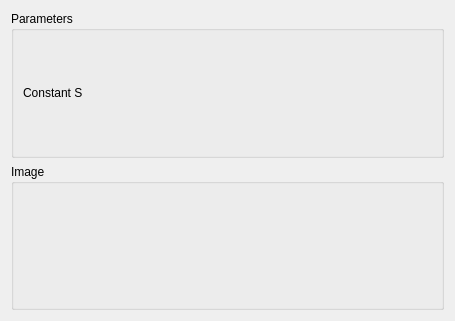
<?xml version="1.0" encoding="UTF-8"?>
<ui version="4.0">
 <class>SeismicLabGui::DlgKougioumtzoglouAndSpanoSpectrum</class>
 <widget class="QWidget" name="SeismicLabGui::DlgKougioumtzoglouAndSpanoSpectrum">
  <property name="geometry">
   <rect>
    <x>0</x>
    <y>0</y>
    <width>455</width>
    <height>321</height>
   </rect>
  </property>
  <property name="windowTitle">
   <string>Feature Parameters</string>
  </property>
  <property name="sizeGripEnabled" stdset="0">
   <bool>true</bool>
  </property>
  <layout class="QGridLayout" name="gridLayout">
   <item row="1" column="0">
    <widget class="QGroupBox" name="GroupBox5_5">
     <property name="title">
      <string>Image</string>
     </property>
     <layout class="QGridLayout" name="_6">
      <property name="leftMargin">
       <number>9</number>
      </property>
      <property name="topMargin">
       <number>9</number>
      </property>
      <property name="rightMargin">
       <number>9</number>
      </property>
      <property name="bottomMargin">
       <number>9</number>
      </property>
      <property name="spacing">
       <number>6</number>
      </property>
      <item row="1" column="0">
       <layout class="QHBoxLayout" name="horizontalLayout_9" stretch="0">
        <item>
         <widget class="QLabel" name="label_Image">
          <property name="text">
           <string/>
          </property>
         </widget>
        </item>
       </layout>
      </item>
     </layout>
    </widget>
   </item>
   <item row="0" column="0">
    <widget class="QGroupBox" name="GroupBox5_3">
     <property name="title">
      <string>Parameters</string>
     </property>
     <layout class="QGridLayout" name="_3">
      <property name="leftMargin">
       <number>9</number>
      </property>
      <property name="topMargin">
       <number>9</number>
      </property>
      <property name="rightMargin">
       <number>9</number>
      </property>
      <property name="bottomMargin">
       <number>9</number>
      </property>
      <property name="spacing">
       <number>6</number>
      </property>
      <item row="1" column="0">
       <layout class="QHBoxLayout" name="horizontalLayout" stretch="0,0">
        <item>
         <widget class="QLabel" name="label">
          <property name="text">
           <string>Constant S</string>
          </property>
         </widget>
        </item>
        <item>
         <widget class="Gui::QuantitySpinBox" name="doubleSpinBox_ConstantS" native="true">
          <property name="keyboardTracking" stdset="0">
           <bool>false</bool>
          </property>
         </widget>
        </item>
       </layout>
      </item>
     </layout>
    </widget>
   </item>
  </layout>
 </widget>
 <customwidgets>
  <customwidget>
   <class>Gui::QuantitySpinBox</class>
   <extends>QWidget</extends>
   <header>Gui/QuantitySpinBox.h</header>
  </customwidget>
 </customwidgets>
 <resources/>
 <connections/>
</ui>
